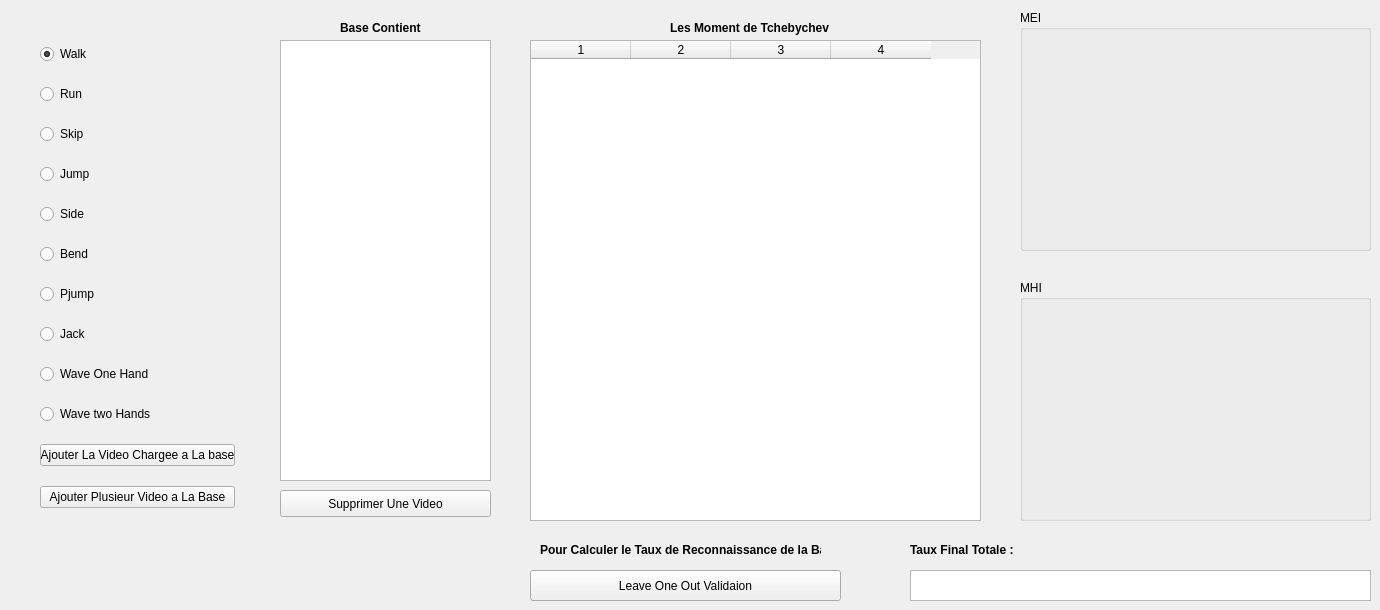
    <widget class="QWidget" name="tab_3">
     <attribute name="title">
      <string>Gestionnaire</string>
     </attribute>
     <widget class="QWidget" name="verticalLayoutWidget_2">
      <property name="geometry">
       <rect>
        <x>40</x>
        <y>30</y>
        <width>195</width>
        <height>501</height>
       </rect>
      </property>
      <layout class="QVBoxLayout" name="verticalLayout_2">
       <item>
        <widget class="QRadioButton" name="walk">
         <property name="text">
          <string>Walk</string>
         </property>
         <property name="checked">
          <bool>true</bool>
         </property>
        </widget>
       </item>
       <item>
        <widget class="QRadioButton" name="run">
         <property name="text">
          <string>Run</string>
         </property>
        </widget>
       </item>
       <item>
        <widget class="QRadioButton" name="skip">
         <property name="text">
          <string>Skip</string>
         </property>
        </widget>
       </item>
       <item>
        <widget class="QRadioButton" name="jump">
         <property name="text">
          <string>Jump</string>
         </property>
        </widget>
       </item>
       <item>
        <widget class="QRadioButton" name="side">
         <property name="text">
          <string>Side</string>
         </property>
        </widget>
       </item>
       <item>
        <widget class="QRadioButton" name="bend">
         <property name="text">
          <string>Bend</string>
         </property>
        </widget>
       </item>
       <item>
        <widget class="QRadioButton" name="pjump">
         <property name="text">
          <string>Pjump</string>
         </property>
        </widget>
       </item>
       <item>
        <widget class="QRadioButton" name="jack">
         <property name="text">
          <string>Jack</string>
         </property>
        </widget>
       </item>
       <item>
        <widget class="QRadioButton" name="wave1">
         <property name="text">
          <string>Wave One Hand</string>
         </property>
        </widget>
       </item>
       <item>
        <widget class="QRadioButton" name="wave2">
         <property name="text">
          <string>Wave two Hands</string>
         </property>
        </widget>
       </item>
       <item>
        <widget class="QPushButton" name="addV">
         <property name="text">
          <string>Ajouter La Video Chargee a La base</string>
         </property>
        </widget>
       </item>
       <item>
        <widget class="QPushButton" name="multAdd">
         <property name="text">
          <string>Ajouter Plusieur Video a La Base</string>
         </property>
        </widget>
       </item>
      </layout>
     </widget>
     <widget class="QListWidget" name="listWidget">
      <property name="geometry">
       <rect>
        <x>280</x>
        <y>40</y>
        <width>211</width>
        <height>441</height>
       </rect>
      </property>
     </widget>
     <widget class="QTableWidget" name="tableWidget">
      <property name="geometry">
       <rect>
        <x>530</x>
        <y>40</y>
        <width>451</width>
        <height>481</height>
       </rect>
      </property>
      <property name="columnCount">
       <number>4</number>
      </property>
      <column/>
      <column/>
      <column/>
      <column/>
     </widget>
     <widget class="QPushButton" name="Suppr">
      <property name="geometry">
       <rect>
        <x>280</x>
        <y>490</y>
        <width>211</width>
        <height>27</height>
       </rect>
      </property>
      <property name="text">
       <string>Supprimer Une Video</string>
      </property>
     </widget>
     <widget class="QGroupBox" name="groupBox_6">
      <property name="geometry">
       <rect>
        <x>1020</x>
        <y>10</y>
        <width>351</width>
        <height>241</height>
       </rect>
      </property>
      <property name="title">
       <string>MEI</string>
      </property>
      <widget class="QLabel" name="MEIviewer2">
       <property name="geometry">
        <rect>
         <x>50</x>
         <y>43</y>
         <width>251</width>
         <height>181</height>
        </rect>
       </property>
       <property name="text">
        <string/>
       </property>
      </widget>
     </widget>
     <widget class="QGroupBox" name="groupBox_8">
      <property name="geometry">
       <rect>
        <x>1020</x>
        <y>280</y>
        <width>351</width>
        <height>241</height>
       </rect>
      </property>
      <property name="title">
       <string>MHI</string>
      </property>
      <widget class="QLabel" name="MHIviewer2">
       <property name="geometry">
        <rect>
         <x>50</x>
         <y>43</y>
         <width>251</width>
         <height>181</height>
        </rect>
       </property>
       <property name="text">
        <string/>
       </property>
      </widget>
     </widget>
     <widget class="QTextBrowser" name="tau">
      <property name="geometry">
       <rect>
        <x>910</x>
        <y>570</y>
        <width>461</width>
        <height>31</height>
       </rect>
      </property>
     </widget>
     <widget class="QLabel" name="label_23">
      <property name="geometry">
       <rect>
        <x>540</x>
        <y>540</y>
        <width>281</width>
        <height>21</height>
       </rect>
      </property>
      <property name="text">
       <string>&lt;html&gt;&lt;head/&gt;&lt;body&gt;&lt;p&gt;&lt;span style=&quot; font-weight:600;&quot;&gt;Pour Calculer le Taux de Reconnaissance de la Base&lt;/span&gt;&lt;/p&gt;&lt;/body&gt;&lt;/html&gt;</string>
      </property>
     </widget>
     <widget class="QLabel" name="label_24">
      <property name="geometry">
       <rect>
        <x>910</x>
        <y>540</y>
        <width>111</width>
        <height>20</height>
       </rect>
      </property>
      <property name="text">
       <string>&lt;html&gt;&lt;head/&gt;&lt;body&gt;&lt;p&gt;&lt;span style=&quot; font-weight:600;&quot;&gt;Taux Final Totale : &lt;/span&gt;&lt;/p&gt;&lt;/body&gt;&lt;/html&gt;</string>
      </property>
     </widget>
     <widget class="QPushButton" name="crsVali_5">
      <property name="geometry">
       <rect>
        <x>530</x>
        <y>570</y>
        <width>311</width>
        <height>31</height>
       </rect>
      </property>
      <property name="text">
       <string>Leave One Out Validaion</string>
      </property>
     </widget>
     <widget class="QLabel" name="label_4">
      <property name="geometry">
       <rect>
        <x>340</x>
        <y>20</y>
        <width>81</width>
        <height>16</height>
       </rect>
      </property>
      <property name="text">
       <string>&lt;html&gt;&lt;head/&gt;&lt;body&gt;&lt;p&gt;&lt;span style=&quot; font-weight:600;&quot;&gt;Base Contient&lt;/span&gt;&lt;/p&gt;&lt;/body&gt;&lt;/html&gt;</string>
      </property>
     </widget>
     <widget class="QLabel" name="label_10">
      <property name="geometry">
       <rect>
        <x>670</x>
        <y>20</y>
        <width>161</width>
        <height>16</height>
       </rect>
      </property>
      <property name="text">
       <string>&lt;html&gt;&lt;head/&gt;&lt;body&gt;&lt;p&gt;&lt;span style=&quot; font-weight:600;&quot;&gt;Les Moment de Tchebychev&lt;/span&gt;&lt;/p&gt;&lt;/body&gt;&lt;/html&gt;</string>
      </property>
     </widget>
    </widget>
